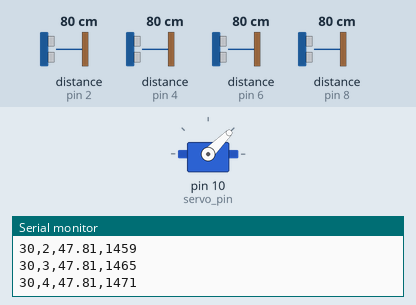
Simulated run of this sketch. Board: Arduino Uno, built with avr-gcc and run on an emulated ATmega328P. Parts: servo, the last lines printed to the serial monitor. Wiring (inferred from the names in the program): 4 × ultrasonic range finder: trigger pin 3, echo pin 2 / trigger pin 5, echo pin 4 / trigger pin 7, echo pin 6 / trigger pin 9, echo pin 8. Inputs (shaded band) come from the test bench; at power-on: distance to the obstacle (sensors on pin 2, pin 6, pin 4, pin 8) 80 cm. The echo pulse lasts 58.3 µs per cm.

Above: at 1.7 s.
1.8 s: distance to the obstacle (sensor on pin 2) set to 250 cm
At 4.8 s:
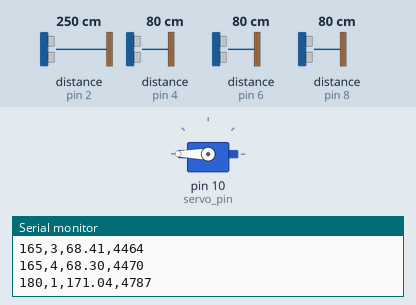
13.8 s: distance to the obstacle (sensor on pin 6) set to 2 cm
At 13.99 s:
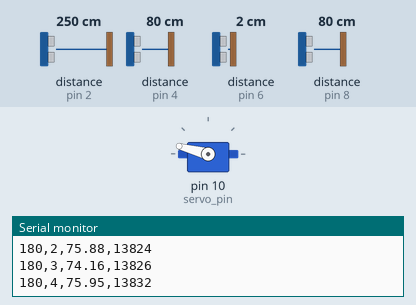
Timing chart, 0 to 17.8 s (numbered marks = the images above; inputs shaded):
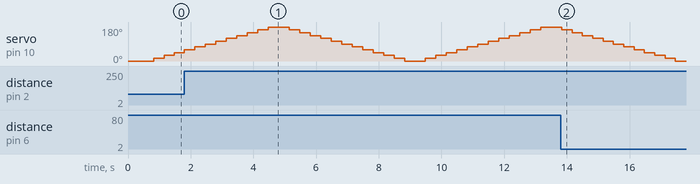

The sketch:

ultrasonic_code.ino
```cpp
#include <Servo.h>

const int servo_pin = 10;
Servo scanner_servo;

const int sensor_pins[4][2] = { {2, 3}, {4, 5}, {6, 7}, {8, 9}};

float previous_estimates[4] = {0, 0, 0, 0};
float error_estimates[4] = {1, 1, 1, 1};
float measurement_noise = 2.0;


const int step_size = 15;
const int settle_delay = 300;


float kalman_filter(float measurement, float &prev_estimate, float &error_estimate) {

  float kalman_gain = error_estimate / (error_estimate + measurement_noise);

  float current_estimate = prev_estimate + kalman_gain * (measurement - prev_estimate);
  error_estimate = (1 - kalman_gain) * error_estimate;
  prev_estimate = current_estimate;
  return current_estimate;
}


float get_distance(int trig_pin, int echo_pin)
{
  digitalWrite(trig_pin, LOW);
  delayMicroseconds(2);
  digitalWrite(trig_pin, HIGH);
  delayMicroseconds(10);
  digitalWrite(trig_pin, LOW);

  long duration = pulseIn(echo_pin, HIGH, 20000);
  float distance = duration * 0.0343 / 2.0;

  if (duration == 0 || distance > 400) return -1;
  return distance;
}

void setup()
{
  Serial.begin(9600);

  for (int i = 0; i < 4; i++) {
    pinMode(sensor_pins[i][0], INPUT);
    pinMode(sensor_pins[i][1], OUTPUT);
  }

  scanner_servo.attach(servo_pin);
  scanner_servo.write(0);
  delay(500);
}

void loop() {

  for (int angle = 0; angle <= 180; angle += step_size) {
    scanner_servo.write(angle);
    delay(settle_delay);

    for (int i = 0; i < 4; i++) {
      float raw_dist = get_distance(sensor_pins[i][1], sensor_pins[i][0]);
      unsigned long timestamp = millis();

      if (raw_dist > 0) {
        float filtered_dist = kalman_filter(raw_dist, previous_estimates[i], error_estimates[i]);

        Serial.print(angle);
        Serial.print(",");
        Serial.print(i + 1);
        Serial.print(",");
        Serial.print(filtered_dist, 2);
        Serial.print(",");
        Serial.println(timestamp);
      }
    }
  }


  for (int angle = 180; angle >= 0; angle -= step_size) {
    scanner_servo.write(angle);
    delay(settle_delay);

    for (int i = 0; i < 4; i++) {
      float raw_dist = get_distance(sensor_pins[i][1], sensor_pins[i][0]);
      unsigned long timestamp = millis();

      if (raw_dist > 0) {
        float filtered_dist = kalman_filter(raw_dist, previous_estimates[i], error_estimates[i]);

        Serial.print(angle);
        Serial.print(",");
        Serial.print(i + 1);
        Serial.print(",");
        Serial.print(filtered_dist, 2);
        Serial.print(",");
        Serial.println(timestamp);
      }
    }
  }
}
```
